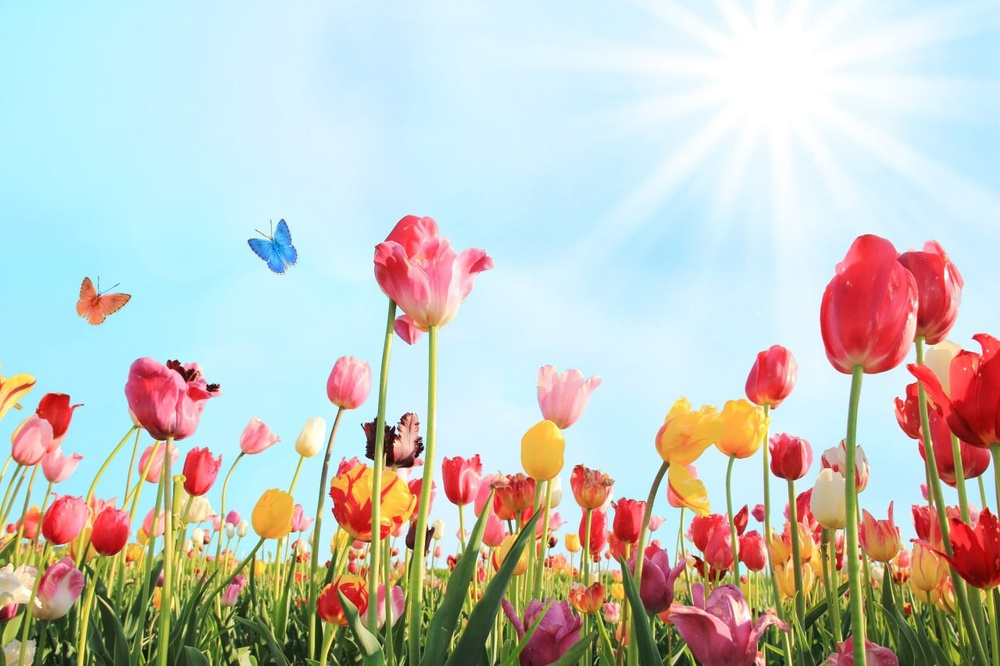
#> input picture Assignments_Image/images/just.jpeg, 1000 x 666 px, shrunk from 1280 x 852 before the run
$ python Assignment2_Week2.py
#> lines starting #> are read from the running program, lines starting #| are printed output that depends on the picture; after the words box and inside, x2 and y2 are one past the last pixel; in counts of white or black regions, pixels touching at a corner belong together
import os
import os
import numpy as np
import matplotlib.pyplot as plt
import cv2
from skimage import data

print("OpenCV:", cv2.__version__)

# helpers
def to_rgb(img_bgr_or_rgb):
    """Ensure image is RGB uint8."""
    if img_bgr_or_rgb is None:
        raise ValueError("Image is None. Check the path or loading step.")
    img = img_bgr_or_rgb
    if img.ndim == 2:
        return img
    # If it came from cv2.imread it's BGR; if from skimage it's RGB.
    # We detect by heuristic: assume cv2 format if loaded via cv2.imread.
    return img

def load_image(path=None):
    """Load an RGB image. If path is missing, fall back to a built-in sample."""
#> called with path = 'images/just.jpeg'
    if path and os.path.exists(path):
        bgr = cv2.imread(path, cv2.IMREAD_COLOR)
#> bgr is the input picture: shape (666, 1000, 3); mean B, G, R 192, 198.4, 195.7
        if bgr is None:
            raise ValueError(f"Failed to read: {path}")
        rgb = cv2.cvtColor(bgr, cv2.COLOR_BGR2RGB)
        return rgb
    # offline sample (RGB)
    return data.astronaut()

def show_side_by_side(img1, img2, title1="Image 1", title2="Image 2", cmap1=None, cmap2=None):
    plt.figure(figsize=(10,4))
    plt.subplot(1,2,1); plt.imshow(img1, cmap=cmap1); plt.title(title1); plt.axis('off')
    plt.subplot(1,2,2); plt.imshow(img2, cmap=cmap2); plt.title(title2); plt.axis('off')
    plt.axis('off')
    plt.show()

def clip_uint8(x):
    """Clip and convert to uint8."""
    return np.clip(x, 0, 255).astype(np.uint8)


#  Load an image TODO:
img1 = "images/just.jpeg"

img = load_image(img1)
print("Image shape (H, W, C):", img.shape, "| dtype:", img.dtype)
#| Image shape (H, W, C): (666, 1000, 3) | dtype: uint8

plt.figure(figsize=(5,5))
plt.imshow(img)
plt.title("Loaded image (RGB)")
plt.axis("off")
plt.show()


# TODO (Task 2.1): print two pixel values
h, w = img.shape[:2]
#> h = 666; w = 1000
print("Top-left pixel:", img[0, 0])
#| Top-left pixel: [172 239 255]
print("Center pixel:", img[h//2, w//2])
#| Center pixel: [213 243 254]
# Task 2.1 (Answer):
# An RGB image represents each pixel using three separate intensity values:
# Red (R), Green (G), and Blue (B). Each channel usually ranges from 0 to 255.
# A value of 0 means no contribution of that color, while 255 means full intensity.
# By combining these three numbers, different colors are produced.
# For example, [255, 0, 0] corresponds to pure red, and [255, 255, 255] represents white.


# TODO (Task 2.2): save and reload
output_path = "images/output_saved.png"

# OpenCV expects BGR when writing
bgr = cv2.cvtColor(img, cv2.COLOR_RGB2BGR)
cv2.imwrite(output_path, bgr)

reloaded_bgr = cv2.imread(output_path, cv2.IMREAD_COLOR)
reloaded_rgb = cv2.cvtColor(reloaded_bgr, cv2.COLOR_BGR2RGB)

print("Reloaded shape:", reloaded_rgb.shape, "| dtype:", reloaded_rgb.dtype)
#| Reloaded shape: (666, 1000, 3) | dtype: uint8
show_side_by_side(img, reloaded_rgb, "Original", "Reloaded")
# After saving and reloading the image, its dimensions (height, width, channels)
# remain exactly the same as the original image.
# The data type is still uint8, which confirms that pixel precision was preserved.
# This demonstrates that OpenCV correctly stores and retrieves image data
# when proper RGB ↔ BGR conversion is applied.


# TODO (Task 3.1): grayscale
gray = cv2.cvtColor(img, cv2.COLOR_RGB2GRAY)
show_side_by_side(img, gray, "RGB", "Grayscale", cmap2="gray")
print("Gray shape:", gray.shape, "| dtype:", gray.dtype)
#| Gray shape: (666, 1000) | dtype: uint8
# The RGB image was converted into grayscale format,
# which reduces the image from three color channels to a single intensity channel.
# In grayscale images, each pixel stores only brightness information,
# not color. This simplifies many image processing tasks.


# TODO (Task 3.2): thresholding
th_manual = 128
_, binary_manual = cv2.threshold(gray, th_manual, 255, cv2.THRESH_BINARY)
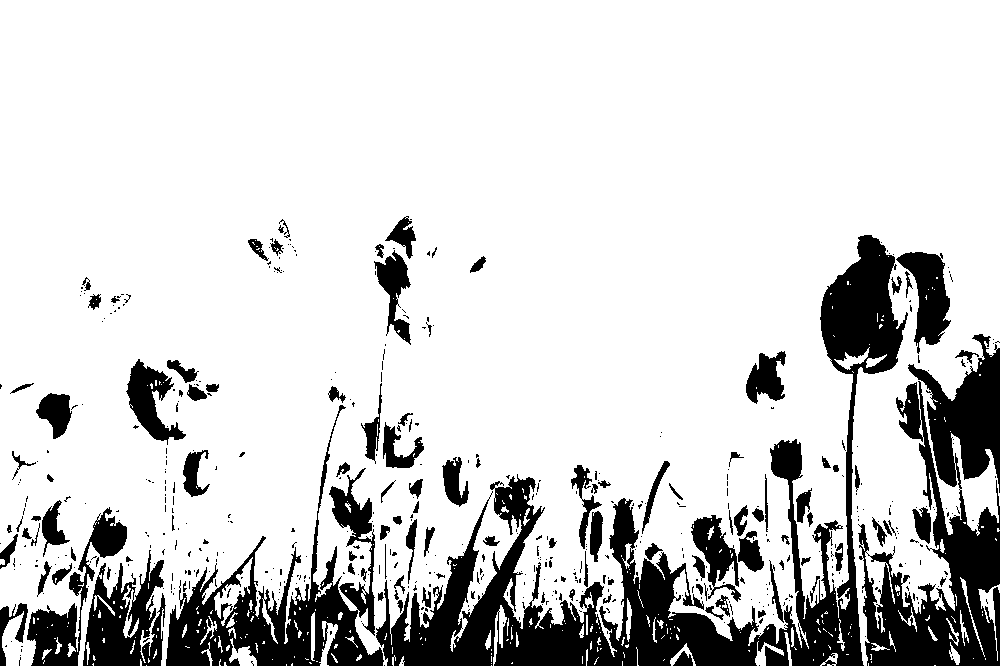
#> binary_manual: shape (666, 1000); 82.5% white; 532 black regions (413 under 20 px), largest, box (x1, y1, x2, y2) and area: (376, 235, 908, 666) 42605, (858, 334, 1000, 666) 22055, (166, 405, 384, 666) 15244

_, binary_otsu = cv2.threshold(gray, 0, 255, cv2.THRESH_BINARY + cv2.THRESH_OTSU)
#> binary_otsu: shape (666, 1000); 74.4% white; 295 black regions (235 under 20 px), largest, box (x1, y1, x2, y2) and area: (0, 215, 1000, 666) 156677, (745, 345, 789, 417) 1903, (180, 447, 221, 526) 1322

show_side_by_side(binary_manual, binary_otsu, f"Manual (T={th_manual})", "Otsu", cmap1="gray", cmap2="gray")
print("Otsu threshold chosen by OpenCV:", _)
#| Otsu threshold chosen by OpenCV: 167.0
# Manual thresholding applies a fixed threshold value (128 in this case)
# to convert the grayscale image into a binary image.
# However, lighting conditions can vary between images.
# Otsu’s method automatically calculates an optimal threshold value
# based on the image histogram, often producing a more balanced segmentation result.


# TODO (Task 4.1): set ROI coordinates
h, w = img.shape[:2]
x1, y1 = int(0.25*w), int(0.25*h)
#> x1 = 250; y1 = 166
x2, y2 = int(0.75*w), int(0.75*h)
#> x2 = 750; y2 = 499

roi = img[y1:y2, x1:x2].copy()
show_side_by_side(img, roi, "Original", f"ROI x[{x1}:{x2}] y[{y1}:{y2}]")
print("ROI shape:", roi.shape)
#| ROI shape: (333, 500, 3)
# A Region of Interest (ROI) was extracted using NumPy slicing.
# The format img[y1:y2, x1:x2] selects a rectangular portion of the image.
# In this case, the central area was selected, which often contains
# the main subject of the image.


# Task 4.2 (Answer):
# Images in Python are stored as NumPy arrays using row-major order.
# This means indexing follows the format img[row, column] or img[y, x].
# The first index corresponds to vertical position (height),
# and the second index corresponds to horizontal position (width).


# TODO (Task 5.1): HSV conversion and channel display
hsv = cv2.cvtColor(img, cv2.COLOR_RGB2HSV)
#> hsv: shape (666, 1000, 3); mean H, S, V 83.8, 81.2, 226.8
H, S, V = hsv[:,:,0], hsv[:,:,1], hsv[:,:,2]
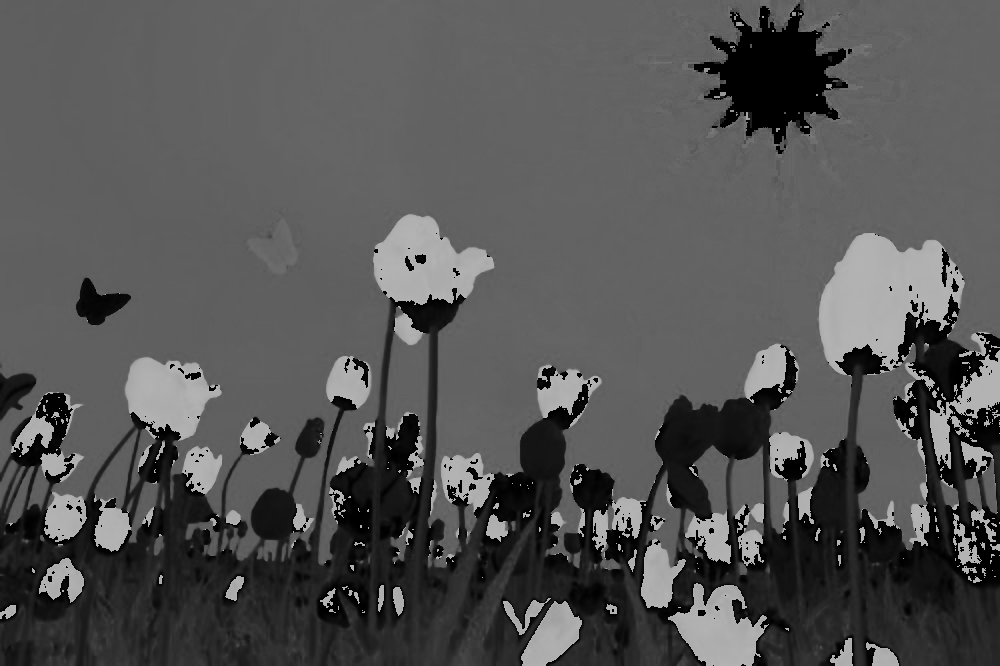
#> H: shape (666, 1000); min 0, max 179, mean 83.8
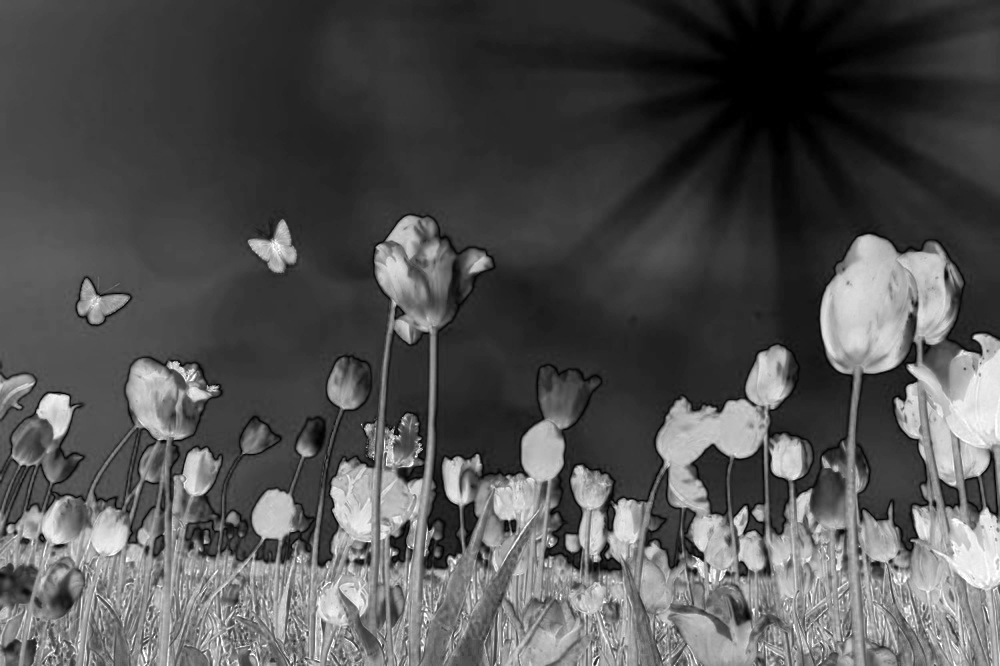
#> S: shape (666, 1000); min 0, max 255, mean 81.2
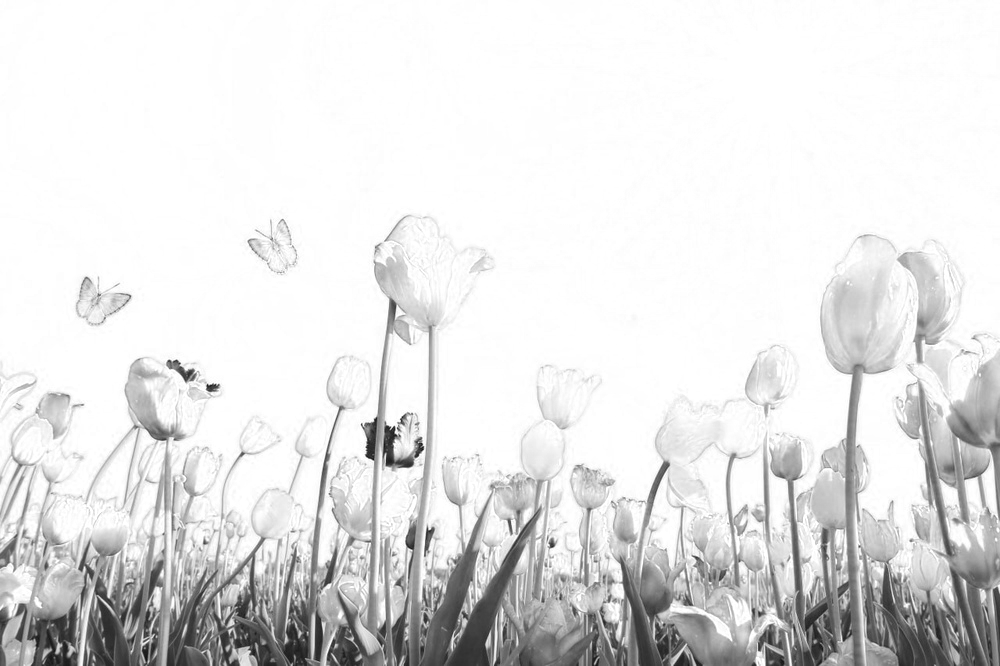
#> V: shape (666, 1000); min 17, max 255, mean 226.8

plt.figure(figsize=(12,3))
for i, (ch, name) in enumerate([(H,"H"), (S,"S"), (V,"V")], start=1):
    plt.subplot(1,3,i); plt.imshow(ch, cmap="gray"); plt.title(name); plt.axis("off")
#> this loop made 3 passes
#> name on passes 1 to 3: 'H', 'S', 'V'
plt.show()
# The RGB image was converted to the HSV color space, which separates color information (Hue), color intensity (Saturation), and brightness (Value).
# Displaying the H, S, and V channels individually helps visualize how color, purity, and brightness are represented independently in an image.


# 6.1 Provided example (edit the constant and re-run)
sub_val = 100  # TODO: try 30, 100, 150
img_sub = cv2.subtract(img, sub_val)
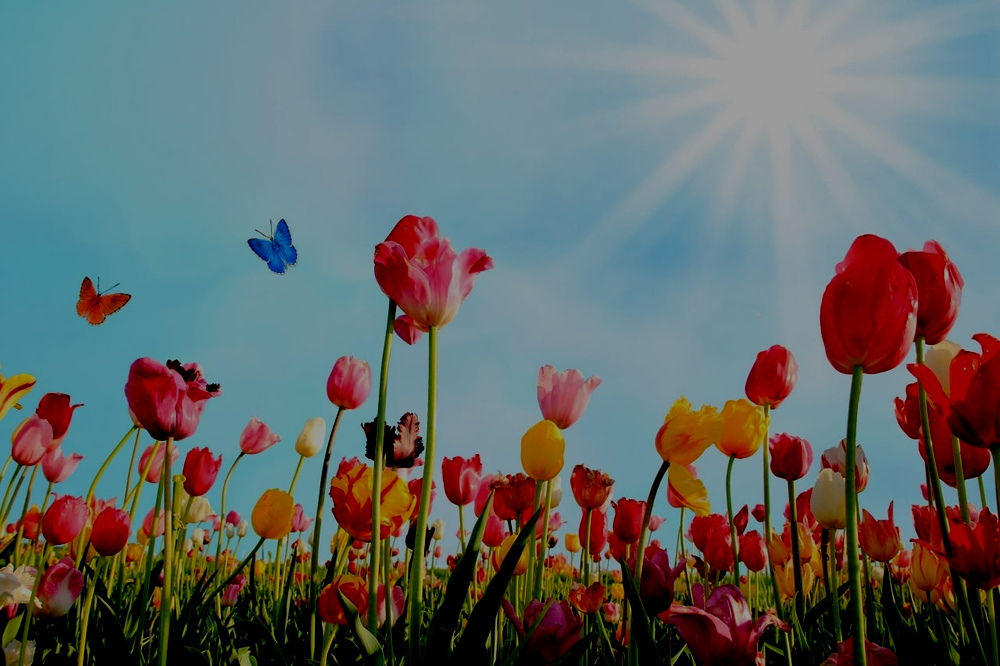
#> img_sub: shape (666, 1000, 3); mean R, G, B 98.1, 104.1, 103.1

show_side_by_side(img, img_sub, "Original", f"Subtracted (-{sub_val})")
# Subtracting a constant value from the image decreases overall brightness.
# As the subtraction value increases, the image becomes darker.
# OpenCV ensures that pixel values do not go below 0,
# which prevents underflow.


# TODO (Task 6.2): subtract from Red channel only
sub_val_r = 80

img_red_only = img.copy()
# RGB: channel 0=R, 1=G, 2=B
img_red_only[:,:,0] = cv2.subtract(img_red_only[:,:,0], sub_val_r)
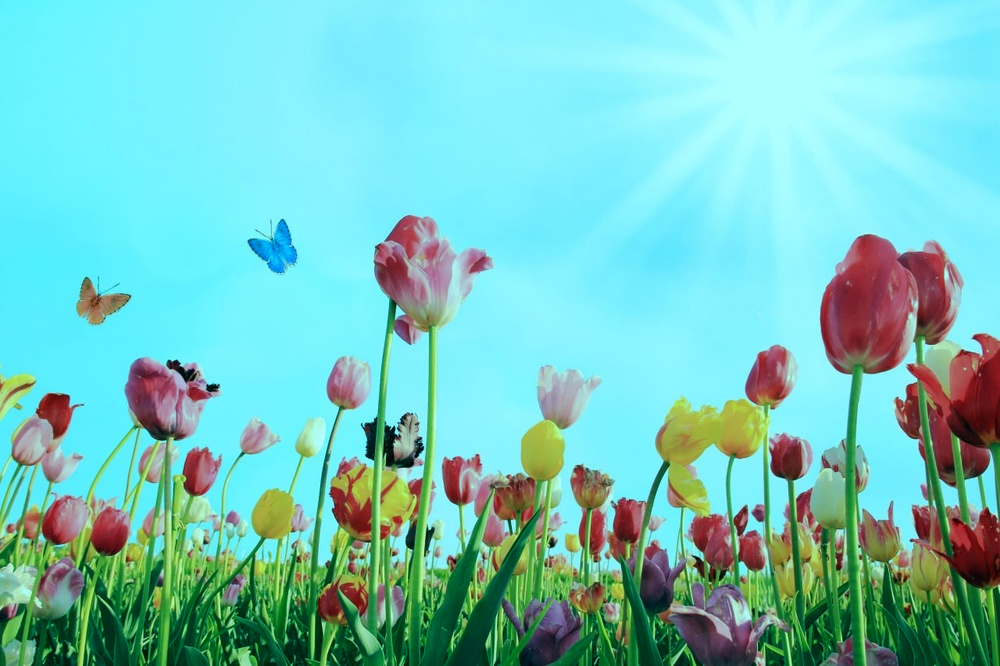
#> img_red_only: shape (666, 1000, 3); mean R, G, B 117, 198.4, 192

show_side_by_side(img, img_red_only, "Original", f"Red channel subtracted (-{sub_val_r})")
# Only the red channel was modified while green and blue remained unchanged.
# Reducing values in the red channel decreases warm tones in the image,
# giving it a cooler appearance.


#Task 6.3
add_val = 100  # TODO: try 30, 100, 150
img_add = cv2.add(img, add_val)

show_side_by_side(img, img_add, "Original", f"Added (+{add_val})")
# Adding a constant value increases pixel intensities,
# which makes the image brighter.
# OpenCV automatically clips values at 255 to prevent overflow.


# Task 6.4
# TODO (Task 6.4): add to Red channel only
add_val_r = 80

img_red_only_add = img.copy()
img_red_only_add[:,:,0] = cv2.add(img_red_only_add[:,:,0], add_val_r)

show_side_by_side(img, img_red_only_add, "Original", f"Red channel added (+{add_val_r})")
# Increasing only the red channel strengthens warm color tones.
# Since other channels are unchanged, the image gains a reddish tint.


# 6.5 TODO: try factors like 0.5, 1.2, 2.0
factor = 2.0

img_f = img.astype(np.float32)
img_mul = clip_uint8(img_f * factor)

show_side_by_side(img, img_mul, "Original", f"Multiplied (×{factor})")
# Multiplying pixel values by a factor greater than 1
# increases brightness and contrast, but may cause saturation.
# A factor less than 1 reduces brightness and lowers contrast.


# 6.6 TODO: try divisors like 2.0, 3.0, 0.5
divisor = 2.0

img_f = img.astype(np.float32)
img_div = clip_uint8(img_f / divisor)
#> in clip_uint8 (call 2), `return np.clip(x, 0, 255).astype(np.uint8)`:
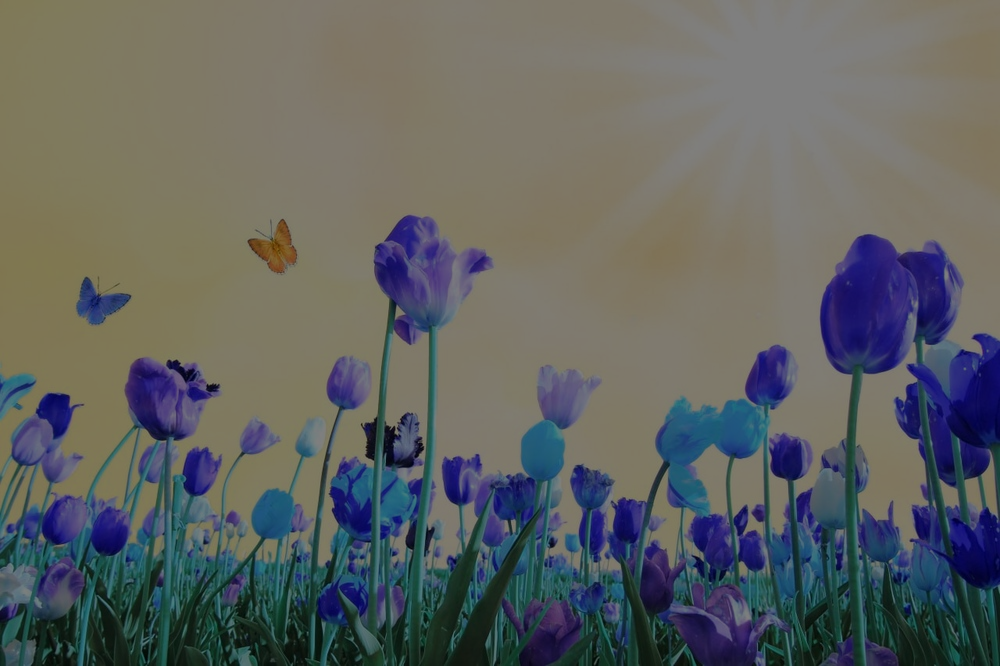
#> returned value: shape (666, 1000, 3); mean of channels 0, 1, 2 97.6, 99, 95.7; drawn as B, G, R

show_side_by_side(img, img_div, "Original", f"Divided (÷{divisor})")
# Dividing pixel values by a number greater than 1 decreases brightness.
# If the divisor is less than 1, brightness increases.
# Clipping ensures values remain within the valid 0–255 range.


# Report:
# In this assignment, I loaded an image using OpenCV, checked its size
# and some pixel values, saved and reloaded the image to make sure it was not changed,
# then converted it to grayscale and HSV color spaces, applied manual and Otsu thresholding,
# selected a region of interest from the image, and finally changed the brightness and color channels by adding,
# subtracting, and multiplying pixel values to see how these operations affect the image.
